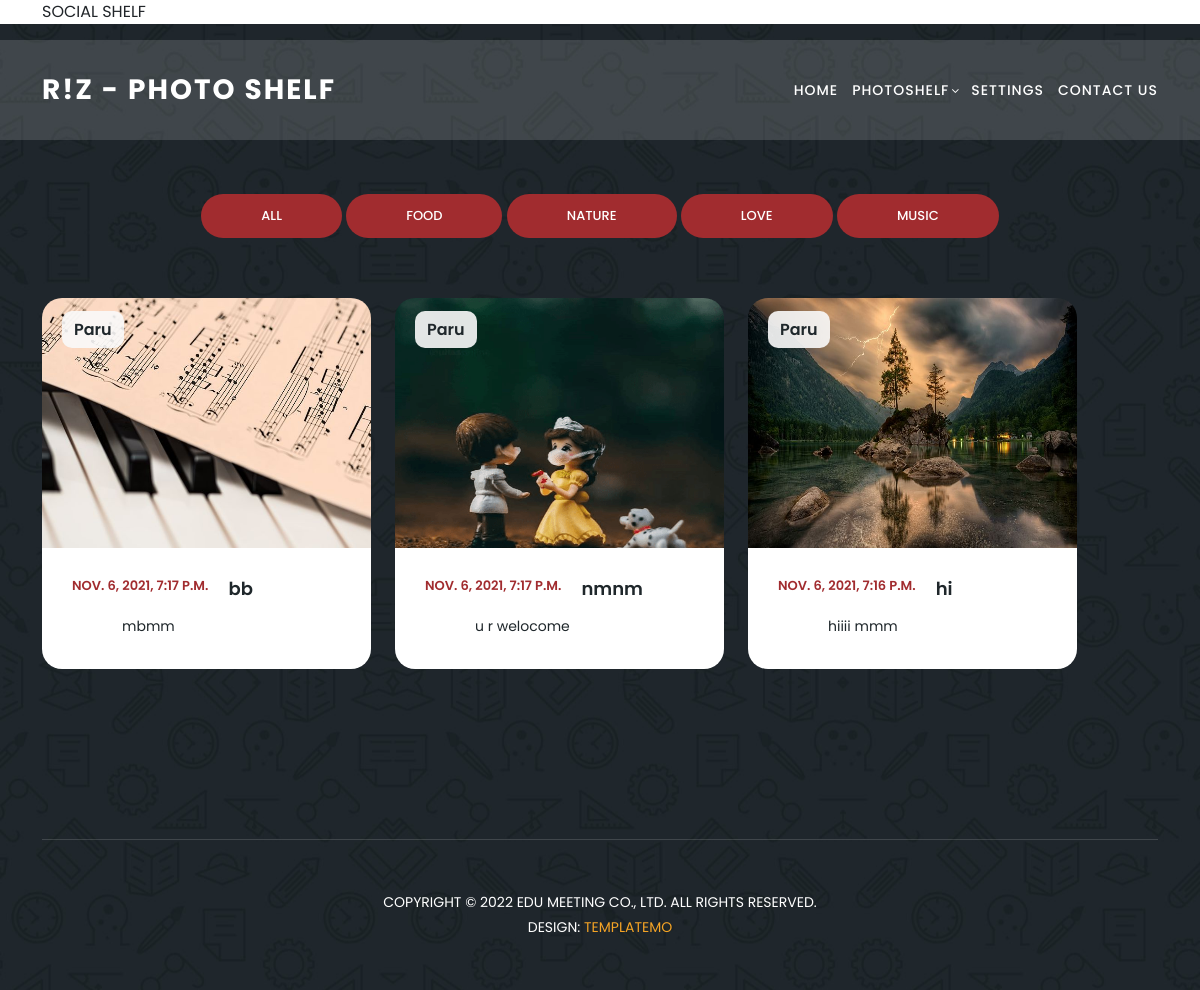
The page /allphoto/ (signed in) on the database its author committed.
### PhotoApp/models.py (models this page shows, shortened)
class Photo(models.Model):
    Title = models.CharField(max_length=200)
    Location = models.CharField(max_length=200)
    Image = models.ImageField(upload_to='picture')
    Description=models.TextField()
    Date= models.DateTimeField(auto_now_add=True)
    Owner=models.ForeignKey(User,on_delete=models.CASCADE)
    Visibility = models.CharField(max_length=200)
    Category = models.CharField(max_length=200)

### PhotoApp/views.py (the view)
# urls.py: path('allphoto/',views.allphoto,name='allphoto'),
@login_required()
def allphoto(request):
    obj = Photo.objects.filter(Visibility='Public').exclude(Owner_id=request.user).order_by('-Date')
    paginator = Paginator(obj, 6)
    try:
        page = int(request.GET.get('page', '1'))
    except:
        page = 1
    try:
        pg = paginator.page(page)
    except(EmptyPage, InvalidPage):
        pg = paginator.page(paginator)
    return render(request, 'allphoto.html', {'obj': obj, 'ct': cat, 'pg': pg})

### Templates/allphoto.html (shortened to what this page needs)
{% extends 'base.html' %}
{% block content %}
  <section Id="top">
    <div class="container">
      <div class="row">
        <div class="col-lg-12">
            SOCIAL SHELF
        </div>
      </div>
    </div>
  </section>
  <section class="meetings-page" id="meetings">
    <div class="container">
      <div class="row">
        <div class="col-lg-12">
          <div class="row">
            <div class="col-lg-12">
              <div class="filters">
                  <div class="main-button-red">
                  <div>
                    <a href="{% url 'allphoto' %}">ALL</a>
                  <a href="{% url 'cat' 'Food' %}">FOOD</a>
                      <a href="{% url 'cat' 'Nature' %}">NATURE</a>
                      <a href="{% url 'cat' 'Love' %}">LOVE</a>
                      <a href="{% url 'cat' 'Music' %}">MUSIC</a>
                </div>
              </div>
            </div>
            <div class="col-lg-12">
              <div class="row grid">
 {% for i in pg.object_list %}
                <div class="ol-lg-4 templatemo-item-col all att soon">
                  <div class="meeting-item">
                    <div class="thumb">
                      <div class="price">
                        <span>{{i.Owner.username}}</span>
                      </div>
                      <a href="{% url 'dphoto' i.id %}"><img src="{{i.Image.url}}" alt="" height="250px" width="250px"></a>
                    </div>
                    <div class="down-content">
                    <div class="date">
                        <h6>{{i.Date}}</h6>
                      </div>
                      <div>
                      <a href="{% url 'dphoto' i.id %}"><h4>{{i.Title}}</h4></a>
                      <p>{{i.Description}}<br></p>
                        </div>
                </div>
              </div>
            </div>
                  {% endfor %}
            <div class="col-lg-12">
              <div class="pagination">
                <ul>
                    {% for p in pg.paginator.page_range %}
                                <a href="?page={{p}}" class="btn btn-warning"
                                   {% if pg.number == p %}
                                   active
                                   {% endif %}>
                                            {{p}}</a>
                                            {% endfor %}
                </ul>
              </div>
            </div>
          </div>
        </div>
      </div>
    </div>
    <div class="footer">
      <p>Copyright © 2022 Edu Meeting Co., Ltd. All Rights Reserved.
          <br>Design: <a href="https://templatemo.com/page/1" target="_parent" title="website templates">TemplateMo</a></p>
    </div>
  </section>
{% endblock %}

### static/assets/css/templatemo-edu-meeting.css (style rules this page uses)
html, body, div, span, applet, object, iframe, h1, h2, h3, h4, h5, h6, p, blockquote, div pre, a, abbr, acronym, address, big, cite, code, del, dfn, em, font, img, ins, kbd, q, s, samp, small, strike, strong, sub, sup, tt, var, b, u, i, center, dl, dt, dd, ol, ul, li, figure, header, nav, section, article, aside, footer, figcaption { margin: 0; padding: 0; border: 0; outline: 0; }
ul, li { padding: 0; margin: 0; list-style: none; }
header, nav, section, article, aside, footer, hgroup { display: block; }
* { box-sizing: border-box; }
html, body { font-family: 'Poppins', sans-serif; font-weight: 400; background-color: #fff; font-size: 16px; -ms-text-size-adjust: 100%; -webkit-font-smoothing: antialiased; -moz-osx-font-smoothing: grayscale; }
a { text-decoration: none !important; color: #3CF; }
h1, h2, h3, h4, h5, h6 { margin-top: 0px; margin-bottom: 0px; }
ul { margin-bottom: 0px; }
p { font-size: 14px; line-height: 25px; color: #2a2a2a; }
img { width: 100%; overflow: hidden; }
html, body { background: #fff; font-family: 'Poppins', sans-serif; }
.main-button-red a { font-size: 13px; color: #fff; background-color: #a12c2f; padding: 12px 30px; display: inline-block; border-radius: 22px; font-weight: 500; text-transform: uppercase; transition: all .3s; }
.meeting-item { margin-bottom: 30px; }
.meeting-item .thumb { position: relative; }
.meeting-item .thumb img { border-top-right-radius: 20px; border-top-left-radius: 20px; }
.meeting-item .thumb .price { position: absolute; left: 20px; top: 20px; }
.meeting-item .thumb .price span { font-size: 16px; color: #1f272b; font-weight: 600; background-color: rgba(250,250,250,0.9); padding: 7px 12px; border-radius: 10px; }
.meeting-item .down-content { background-color: #fff; padding: 30px; border-bottom-right-radius: 20px; border-bottom-left-radius: 20px; }
.meeting-item .down-content .date { float: left; text-align: center; display: inline-block; margin-right: 20px; }
.meeting-item .down-content .date h6 { font-size: 13px; text-transform: uppercase; font-weight: 600; color: #a12c2f; }
.meeting-item .down-content h4 { font-size: 18px; color: #1f272b; font-weight: 600; display: inline-block; margin-bottom: 15px; }
.meeting-item .down-content p { margin-left: 50px; color: #1f272b; font-size: 14px; }
.footer { text-align: center; margin-top: 140px; border-top: 1px solid rgba(250,250,250,0.15); padding: 50px 0px; }
.footer p { text-transform: uppercase; font-size: 14px; color: #fff; }
.footer p a { color: #f5a425; }
section.meetings-page { background-image: url(../images/meetings-page-bg.jpg); background-position: center center; background-attachment: fixed; background-repeat: no-repeat; background-size: cover; padding-top: 140px; padding-bottom: 0px; }
section.meetings-page .filters { text-align: center; margin-bottom: 60px; }
section.meetings-page .pagination { text-align: center; width: 100%; margin-top: 30px; display: inline-block; }
section.meetings-page .main-button-red { text-align: center; }
section.meetings-page .main-button-red a { padding: 12px 60px; text-align: center; margin-top: 30px; }
.templatemo-item-col { width: 31%; }

### rows shown on the page
Photo: Owner.username "Paru", Image (picture), Date "NOV. 6, 2021, 7:17 P.M.", Title "bb", Description "mbmm"
Photo: Owner.username "Paru", Image (picture), Date "NOV. 6, 2021, 7:17 P.M.", Title "nmnm", Description "u r welocome"
Photo: Owner.username "Paru", Image (picture), Date "NOV. 6, 2021, 7:16 P.M.", Title "hi", Description "hiiii mmm"
